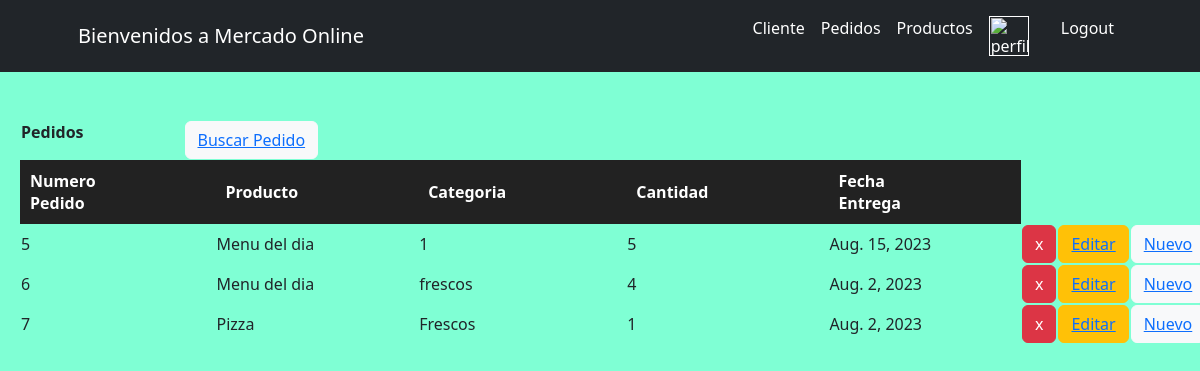
/MercadoApp/Pedidos/, run on the app's committed database.
### MercadoApp/models.py (models this page shows)
class Pedidos(models.Model):
    numero_pedido = models.IntegerField()
    nombre_producto = models.CharField(max_length=50)
    categoria_producto = models.CharField(max_length=50)
    cantidad = models.IntegerField()
    fecha_entrega = models.DateField()

### MercadoApp/views.py (the view)
# urls.py: path("Pedidos/", pedidos, name="Pedidos"),
def pedidos(request):
    avatar = getavatar(request)
    Pedido = Pedidos.objects.all()
    return render(request, "MercadoApp/Pedidos.html", {"Pedidos":Pedido, "avatar":avatar})

### MercadoApp/views.py (called while the page is built)
def getavatar(request):
    avatar = Avatar.objects.filter(user=request.user.id) #filter, va a buscar algo especifico, va a traer el avatar que le pertenece a ese usuario
    try:
        avatar= avatar[0].image.url # y lo trae como imagen y lo guarda en una variable
    except:
        avatar = None
    return avatar

### MercadoApp/templates/MercadoApp/Pedidos.html (shortened to what this page needs)
<div>
    {% extends "MercadoApp/inicio.html" %}
    {% load static %}
        {% block contenidoQueCambia %}
            <div class="formPedidoFormulario">
            <table id="buscarPedido">
                <th><p>Pedidos</p>
                <th><button class="btn btn-light btnNuevoPedido"><a href="{% url 'getPedido' %}">Buscar Pedido</a></button></th>
            </table>
            <table id="tableInfoPedidos">
                <tr id="tituloTablaPedidos">
                    <th>Numero Pedido</th>
                    <th>Producto</th>
                    <th>Categoria </th>
                    <th>Cantidad   </th>
                    <th>Fecha Entrega</th>
                </tr>
                <tr>
                    {% for pedido in Pedidos %}
                        <tr>
                            <td>{{pedido.numero_pedido}}</td>
                            <td>{{pedido.nombre_producto}}</td>
                            <td>{{pedido.categoria_producto}}</td>
                            <td>{{pedido.cantidad}}</td>
                            <td>{{pedido.fecha_entrega}}</td>
                            <td><button class="btn btn-danger btnEliminar"><a href="{% url 'eliminarPedido' pedido.numero_pedido %}" >x</a></button></td>
                            <td><button class="btn btn-warning btnEditar"><a href="{% url 'editarPedido' pedido.numero_pedido %}" >Editar</a></button></td>
                            <td><button class="btn btn-light btnNuevoPedido"><a href="{% url 'pedidosFormulario' %}" >Nuevo</a></button></td>
                        </tr>
                    {% endfor%}
                </tr>
            </table>
            </div>
        {% endblock %}

### MercadoApp/static/MercadoApp/css/Jime.css (style rules this page uses)
body { background-color: aquamarine !important; }
#tituloTablaPedidos { background-color: rgb(34, 34,34); color: white; }
#tituloTablaPedidos th { padding: 10px; }
#tableInfoPedidos tr th { padding-right: 120px; }
#buscarPedido tr th { padding-right: 100px; }
.btnEliminar a { border-radius: 15px !important; color: white !important; text-decoration: none !important; }

### data on the page
Pedidos: numero_pedido "5", nombre_producto "Menu del dia", categoria_producto "1", cantidad "5", fecha_entrega "Aug. 15, 2023"
Pedidos: numero_pedido "6", nombre_producto "Menu del dia", categoria_producto "frescos", cantidad "4", fecha_entrega "Aug. 2, 2023"
Pedidos: numero_pedido "7", nombre_producto "Pizza", categoria_producto "Frescos", cantidad "1", fecha_entrega "Aug. 2, 2023"
